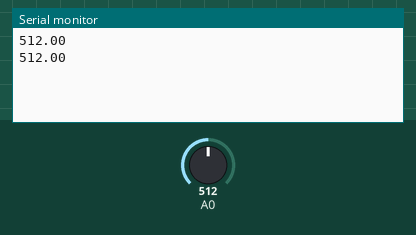
Simulated run of this sketch. Board: Arduino Uno, built with avr-gcc and run on an emulated ATmega328P. On the bench: the last lines printed to the serial monitor. The inputs (shaded band) are chosen by the test bench; at power-on: A0 = 512.

Above: at 1.2 s.
1.3 s: A0 set to 716
At 2.5 s:
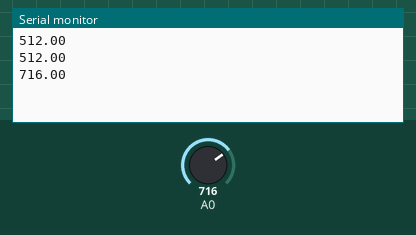
2.8 s: A0 set to 900
At 3.8 s:
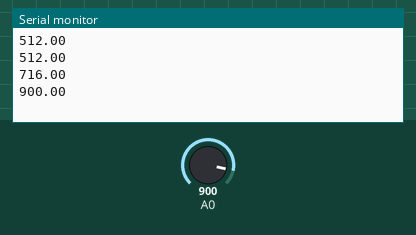
Timing chart, 0 to 5.8 s (numbered marks = the images above; inputs shaded):
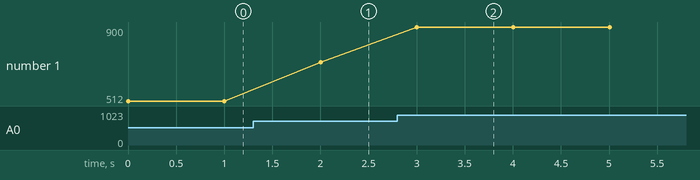

Measured:
- after the input at 1.3 s, the serial monitor: prints a new line after 0.70 s (image 1)
- after the input at 2.8 s, the serial monitor: prints a new line after 0.20 s (image 2)
- plotted number 1: 512 → 716 after the input at 1.3 s, 716 → 900 after the input at 2.8 s

The sketch:

exercicio6.ino
```cpp
int leitura1, leitura2, leitura3;
float media;

void setup() {
  Serial.begin(9600);
}

void loop() {
  leitura1 = analogRead(A0);
  leitura2 = analogRead(A0);
  leitura3 = analogRead(A0);

  media = (leitura1 + leitura2 + leitura3) / 3.0;

  Serial.println(media);
  delay(1000);
}
```
